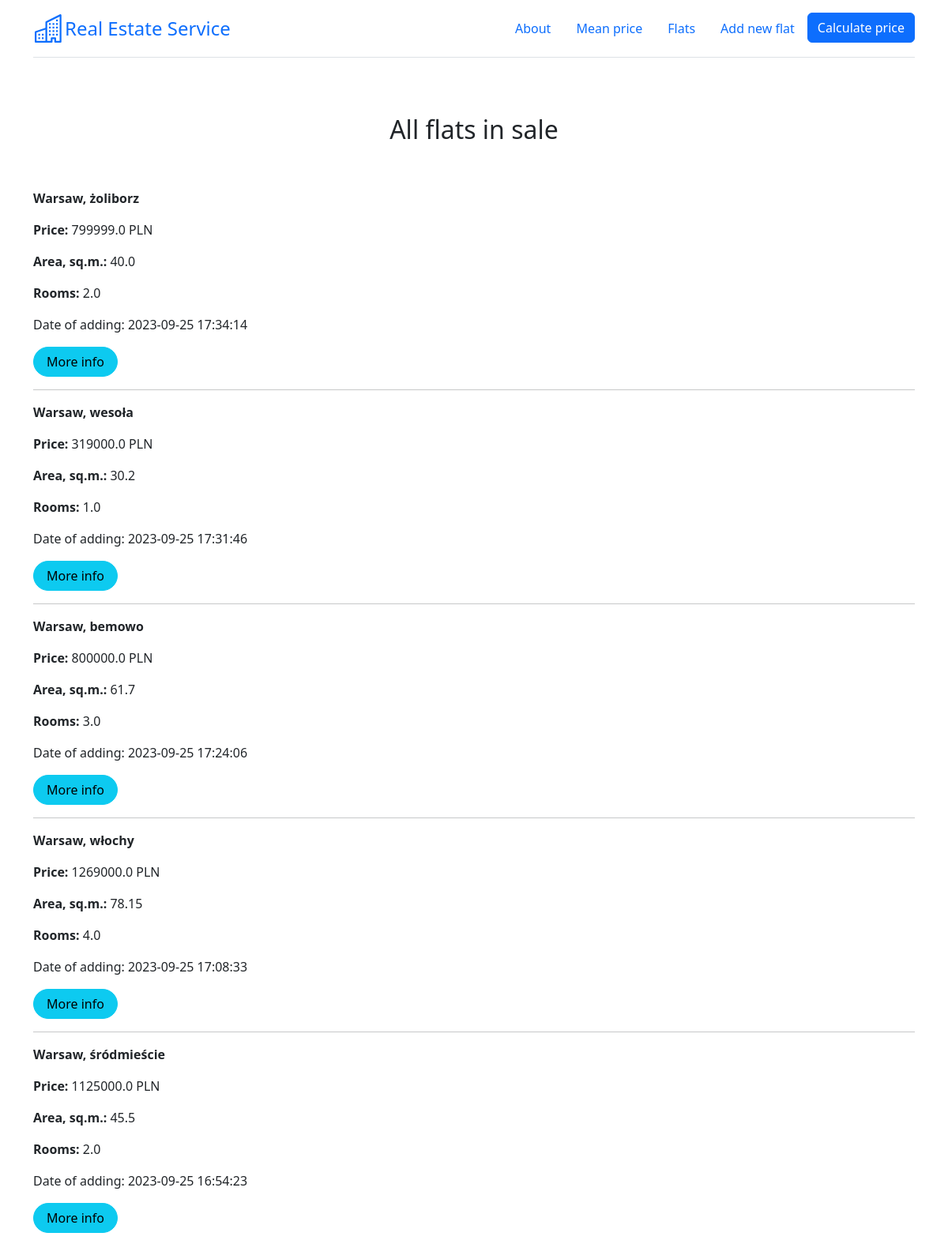
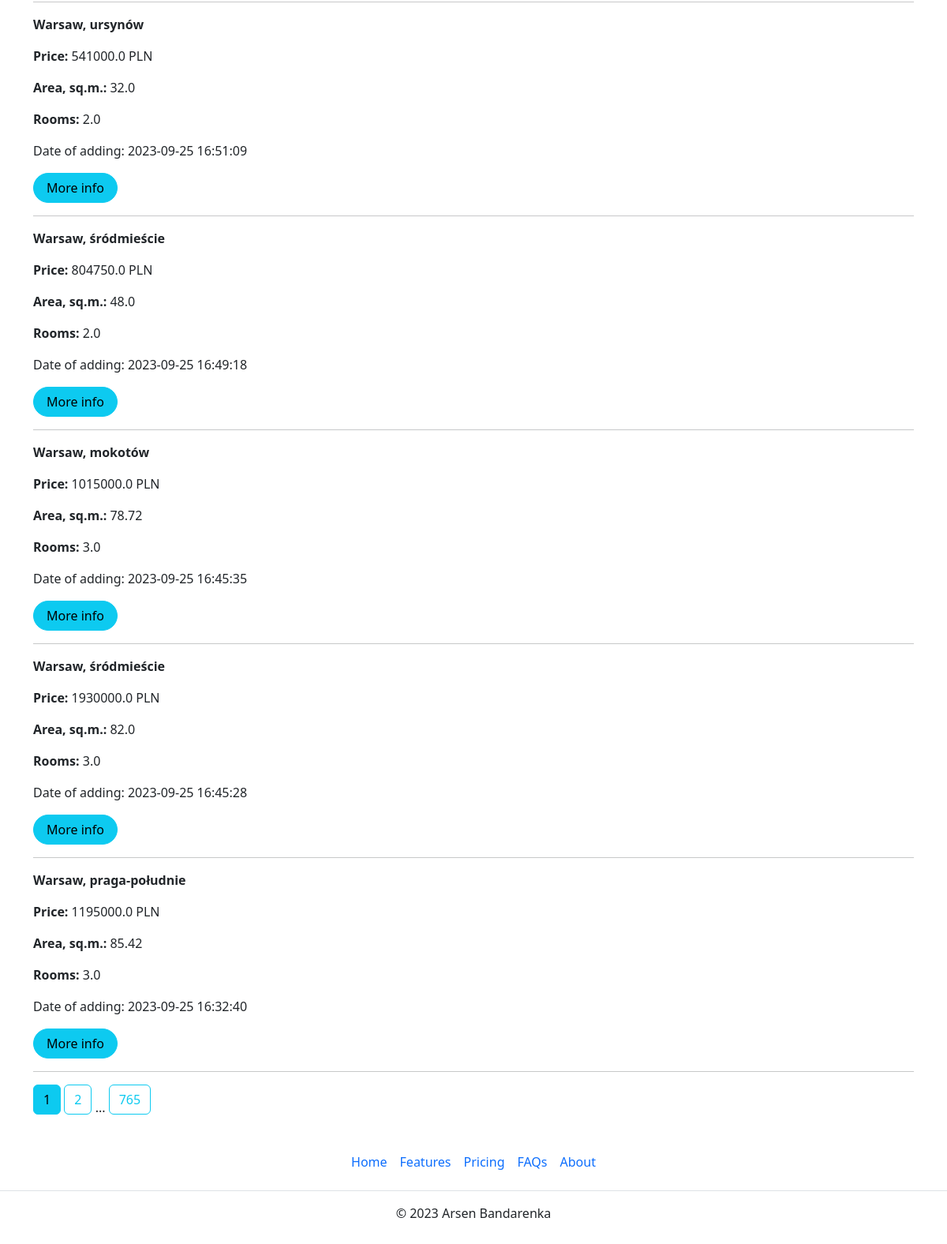
Page /flats on the committed database (2 pictures, top to bottom).
### app.py (models this page shows)
class Flat(db.Model):
    __tablename__ = "flats_load"
    __table_args__ = {'extend_existing': True}
    id = db.Column(db.Integer, primary_key=True, unique=True)
    district = db.Column(db.Text)
    street = db.Column(db.Text)
    price = db.Column(db.Float)
    area = db.Column(db.Float)
    rooms = db.Column(db.Integer)
    renovation = db.Column(db.Integer)
    floor = db.Column(db.Integer)
    market = db.Column(db.Integer)
    elevator = db.Column(db.Integer)
    balcony = db.Column(db.Integer)
    terrace = db.Column(db.Integer)
    garden = db.Column(db.Integer)
    central_heating = db.Column(db.Integer)
    seller = db.Column(db.Integer)
    blok = db.Column(db.Integer)
    parking = db.Column(db.Integer)
    publication_date = db.Column(db.DateTime, default=datetime.datetime.now())

### app.py (the view)
@app.route('/flats')
def show_flats():
    page = request.args.get('page', 1, type=int)
    flats = db.paginate(db.select(Flat).order_by(Flat.publication_date.desc()), page=page, per_page=10)
    return render_template('gpt_page.html', flats=flats, floor_dict=floor_dict)

### templates/gpt_page.html (shortened to what this page needs)
{% extends 'base.html' %}
{% block text_center %}<h2>All flats in sale</h2>{% endblock %}
{% block body %}
{% for flat in flats.items %}
    <p><strong>Warsaw, {{flat.district}}</strong></p>
    <p><strong>Price: </strong> {{flat.price}} PLN</p>
    <p><strong>Area, sq.m.: </strong> {{flat.area}}</p>
    <p><strong>Rooms: </strong> {{flat.rooms}}</p>
    <p>Date of adding: {{flat.publication_date}}</p>
    <a href="/flats/{{ flat.id }}" class="btn btn-info rounded-pill px-3">More info</a>
    <hr>
{% endfor %}
{% for page_num in flats.iter_pages(left_edge=1, left_current=1, right_current=1, right_edge=1) %}
{% if page_num %}
    {% if flats.page == page_num %}
    <a class="btn btn-info mb-4" href="{{ url_for('show_flats', page=page_num) }}">{{ page_num }}</a>
    {% else %}
    <a class="btn btn-outline-info mb-4" href="{{ url_for('show_flats', page=page_num) }}">{{ page_num }}</a>
    {% endif %}
{% else %}
...
{% endif %}
{% endfor %}
{% endblock %}

### rows in the picture
Flat: district "żoliborz", price "799999.0", area "40.0", rooms "2.0", publication_date "2023-09-25 17:34:14"
Flat: district "wesoła", price "319000.0", area "30.2", rooms "1.0", publication_date "2023-09-25 17:31:46"
Flat: district "bemowo", price "800000.0", area "61.7", rooms "3.0", publication_date "2023-09-25 17:24:06"
Flat: district "włochy", price "1269000.0", area "78.15", rooms "4.0", publication_date "2023-09-25 17:08:33"
Flat: district "śródmieście", price "1125000.0", area "45.5", rooms "2.0", publication_date "2023-09-25 16:54:23"
Flat: district "ursynów", price "541000.0", area "32.0", rooms "2.0", publication_date "2023-09-25 16:51:09"
Flat: district "śródmieście", price "804750.0", area "48.0", rooms "2.0", publication_date "2023-09-25 16:49:18"
Flat: district "mokotów", price "1015000.0", area "78.72", rooms "3.0", publication_date "2023-09-25 16:45:35"
Flat: district "śródmieście", price "1930000.0", area "82.0", rooms "3.0", publication_date "2023-09-25 16:45:28"
Flat: district "praga-południe", price "1195000.0", area "85.42", rooms "3.0", publication_date "2023-09-25 16:32:40"

### other values in the picture
{{ page_num }} "1"
{{ page_num }} "2" "765"
